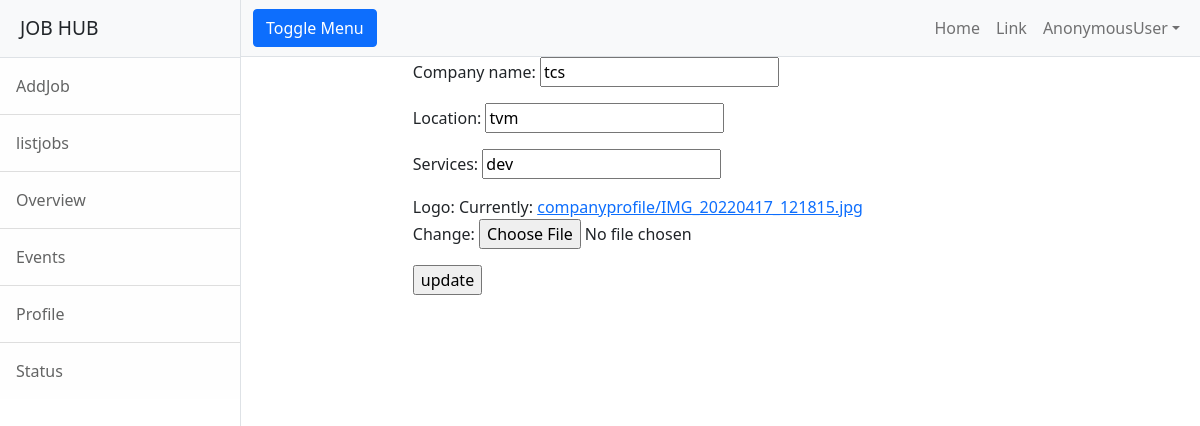
Screenshot of /employer/profile/edit/1 with the database file from the repository.
### employer/models.py (models this page shows)
class Companyprofile(models.Model):
    company_name=models.CharField(max_length=120)
    user=models.OneToOneField(User,on_delete=models.CASCADE,related_name="employer")
    location=models.CharField(max_length=120)
    services=models.CharField(max_length=120)
    logo=models.ImageField(upload_to="companyprofile",null=True)

### employer/views.py (the view)
# urls.py: path("profile/edit/<int:id>",views.Empprofileeditview.as_view(),name="emp-editprofile")
class Empprofileeditview(UpdateView):
    model = Companyprofile
    form_class = Companyprofileform
    template_name = "emp-editprofile.html"
    success_url = reverse_lazy("emp-profile")
    pk_url_kwarg = "id"

### employer/forms.py
class Companyprofileform(forms.ModelForm):
    class Meta:
        model=Companyprofile
        exclude=("user",)

### employer/templates/emp-editprofile.html (shortened to what this page needs)
{%extends 'base.html'%}
{%block body_block%}
<div class="row">
    <div class="col-2"></div>
    <div class="col-8">
        <form action="" method="post" enctype="multipart/form-data">
            {{form.as_p}}
            <input type="submit" value="update">
        </form>
    </div>
    <div class="col-2"></div>
</div>
{%endblock%}

### rows the page displays
Companyprofile: company_name "tcs", location "tvm", services "dev"

### other values shown
{{ request.user }} "AnonymousUser"
